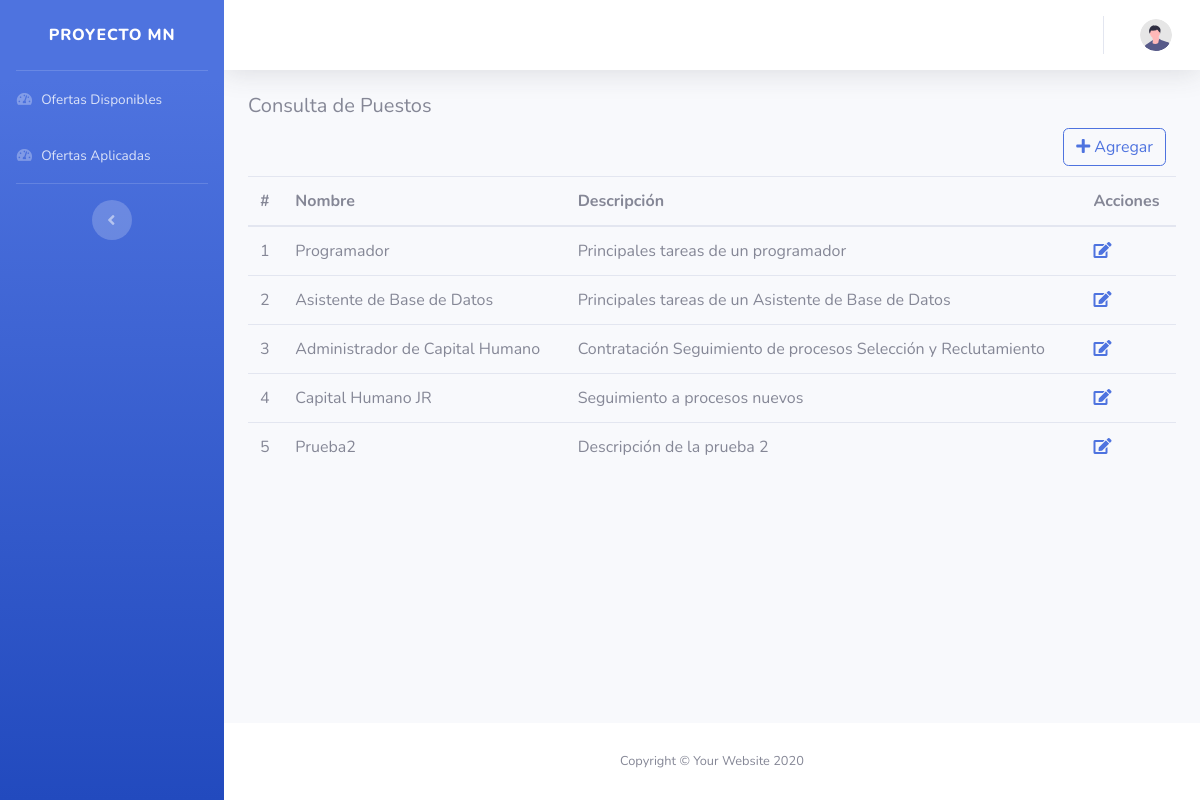
The page /View/Puestos/consultarPuestos.php on the database as committed earlier.
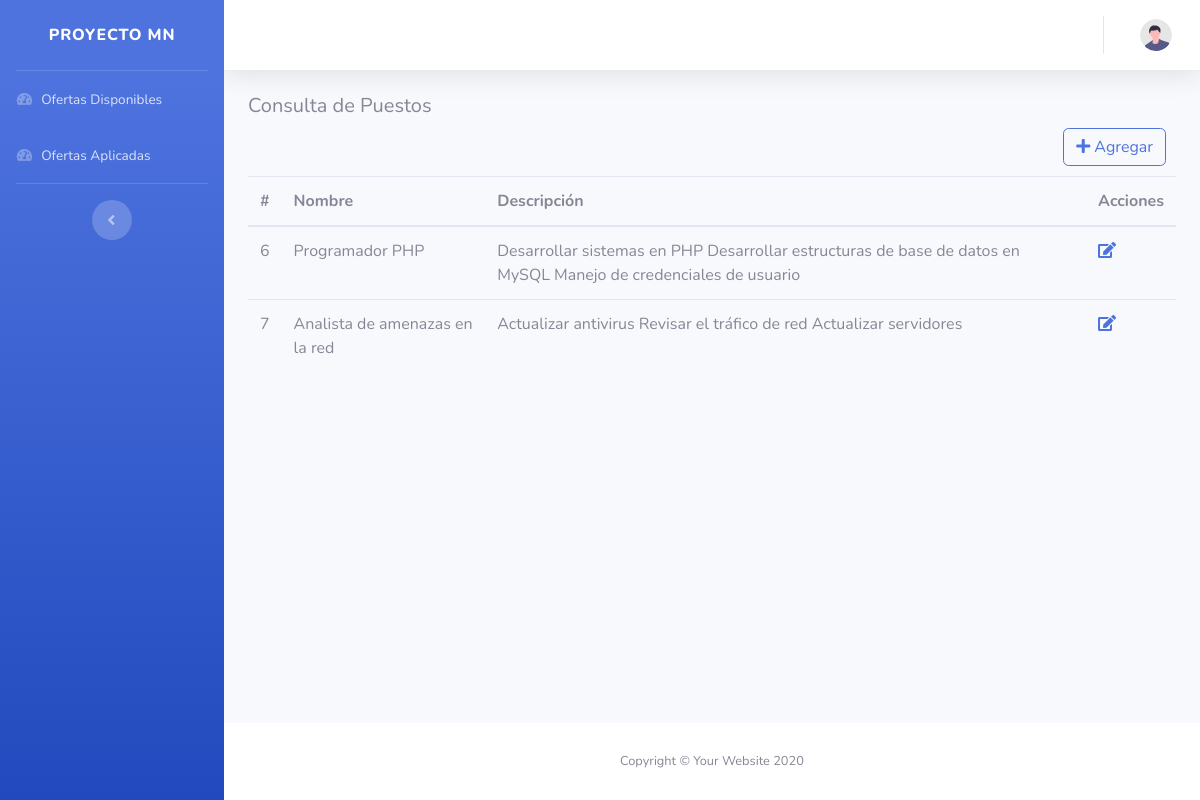
The same page on the database as committed later.
### tables this page shows
CREATE TABLE `puesto` (
  `Id` bigint(20) NOT NULL AUTO_INCREMENT,
  `Nombre` varchar(50) NOT NULL,
  `Descripcion` varchar(255) NOT NULL,
  PRIMARY KEY (`Id`)
);

### Model/PuestosModel.php (called while the page is built, shortened)
<?php
    function ConsultarPuestosModel()
    {
        try
        {
            $context = AbrirBaseDatos();
            $sentencia = "CALL SP_ConsultarPuestos()";
            $resultado = $context -> query($sentencia);
            return $resultado;
        }
        catch(Exception $error)
        {
            return null;
        }
    }
    ?>

### Controller/PuestosController.php (called while the page is built, shortened)
<?php
    include_once $_SERVER["DOCUMENT_ROOT"] . "/ProyectoMN/Proyecto/Model/PuestosModel.php";
    function ConsultarPuestos()
    {
        return ConsultarPuestosModel();
    }
    ?>

### View/Puestos/consultarPuestos.php (the view, shortened to what this page needs)
<?php
    include_once $_SERVER["DOCUMENT_ROOT"] . "/ProyectoMN/Proyecto/Controller/PuestosController.php";
    include_once $_SERVER["DOCUMENT_ROOT"] . "/ProyectoMN/Proyecto/View/layoutInterno.php";
?>
<!DOCTYPE html>
<html lang="en">
<body id="page-top">
    <div id="wrapper">
        <div id="content-wrapper" class="d-flex flex-column">
            <div id="content">
                <div class="container-fluid">
                <h5>Consulta de Puestos</h5>
                <div style="text-align:right; margin:10px;">
                    <a class="btn btn-outline-primary" href="agregarPuestos.php"><i class="fa fa-plus"></i> Agregar </a>
                </div>
                    <table id="example" class="table">
                        <thead>
                            <tr>
                                <th>#</th>
                                <th>Nombre</th>
                                <th>Descripción</th>
                                <th>Acciones</th>
                            </tr>
                        </thead>
                        <tbody>
                            <?php
                                $datos = ConsultarPuestos();
                                while($row = mysqli_fetch_array($datos))
                                {
                                    echo "<tr>";
                                    echo "<td>" . $row["Id"] . "</td>";
                                    echo "<td>" . $row["Nombre"] . "</td>";
                                    echo "<td>" . $row["Descripcion"] . "</td>";
                                    echo "<td><a href='actualizarPuestos.php?q=" . $row["Id"] . "'><i class='fa fa-edit'></i></td>";
                                    echo "</tr>";
                                }
                            ?>
                        </tbody>
                    </table>
                </div>
            </div>
        </div>
    </div>
</body>
</html>

Rows that differ between the two databases and show on the page:
removed puesto: Id "1", Nombre "Programador", Descripcion "Principales tareas de un programador"
removed puesto: Id "2", Nombre "Asistente de Base de Datos", Descripcion "Principales tareas de un Asistente de Base de Datos"
removed puesto: Id "3", Nombre "Administrador de Capital Humano", Descripcion "Contratación Seguimiento de procesos Selección y Reclutamiento"
removed puesto: Id "4", Nombre "Capital Humano JR", Descripcion "Seguimiento a procesos nuevos"
removed puesto: Id "5", Nombre "Prueba2", Descripcion "Descripción de la prueba 2"
added puesto: Id "6", Nombre "Programador PHP", Descripcion "Desarrollar sistemas en PHP Desarrollar estructuras de base de datos en MySQL Manejo de credenciales de usuario"
added puesto: Id "7", Nombre "Analista de amenazas en la red", Descripcion "Actualizar antivirus Revisar el tráfico de red Actualizar servidores"
